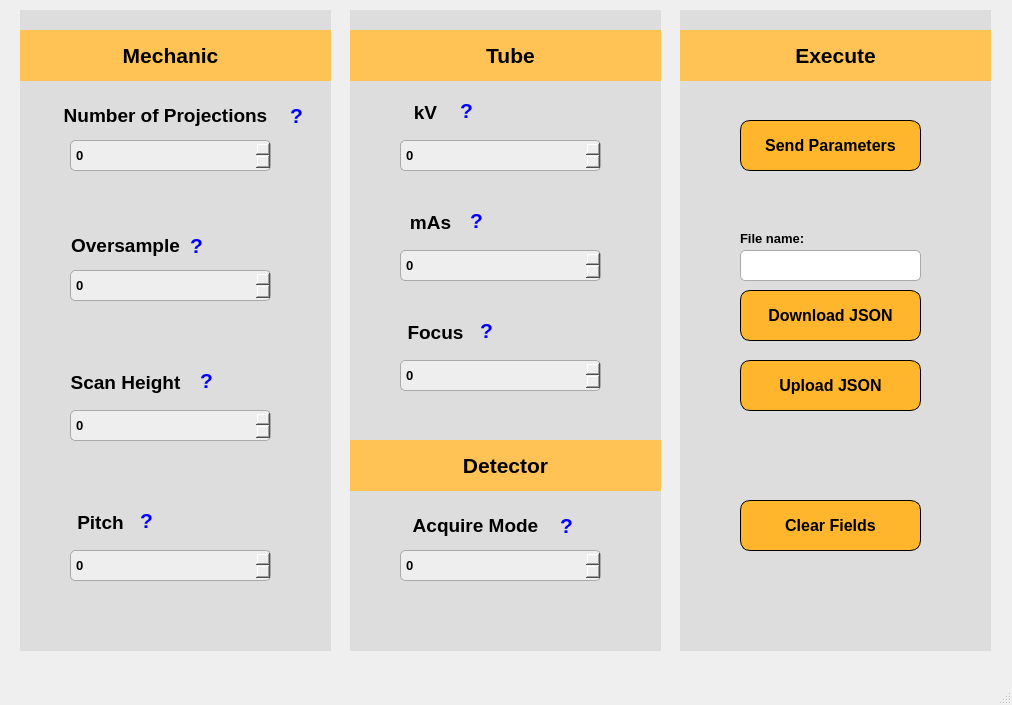
<?xml version="1.0" encoding="UTF-8"?>
<ui version="4.0">
 <class>MainWindow</class>
 <widget class="QMainWindow" name="MainWindow">
  <property name="geometry">
   <rect>
    <x>0</x>
    <y>0</y>
    <width>1012</width>
    <height>705</height>
   </rect>
  </property>
  <property name="windowTitle">
   <string>basic_settings</string>
  </property>
  <widget class="QWidget" name="centralwidget">
   <widget class="QWidget" name="background1" native="true">
    <property name="geometry">
     <rect>
      <x>20</x>
      <y>10</y>
      <width>311</width>
      <height>641</height>
     </rect>
    </property>
    <property name="font">
     <font>
      <family>Segoe UI</family>
      <weight>75</weight>
      <bold>true</bold>
     </font>
    </property>
    <property name="styleSheet">
     <string notr="true">background-color: rgb(221, 221, 221)</string>
    </property>
    <widget class="QWidget" name="mechanic_background" native="true">
     <property name="geometry">
      <rect>
       <x>0</x>
       <y>20</y>
       <width>311</width>
       <height>51</height>
      </rect>
     </property>
     <property name="layoutDirection">
      <enum>Qt::LeftToRight</enum>
     </property>
     <property name="autoFillBackground">
      <bool>false</bool>
     </property>
     <property name="styleSheet">
      <string notr="true">QWidget {
    background-color: #ffc355; /* cor de fundo amarela */
    /*border-radius: 10px;*/

}
</string>
     </property>
     <widget class="QLabel" name="mechanic_label">
      <property name="geometry">
       <rect>
        <x>90</x>
        <y>10</y>
        <width>121</width>
        <height>30</height>
       </rect>
      </property>
      <property name="font">
       <font>
        <family>Segoe UI</family>
        <pointsize>16</pointsize>
        <weight>75</weight>
        <bold>true</bold>
       </font>
      </property>
      <property name="layoutDirection">
       <enum>Qt::LeftToRight</enum>
      </property>
      <property name="styleSheet">
       <string notr="true">QLabel {
    border: none;
}
</string>
      </property>
      <property name="text">
       <string>Mechanic</string>
      </property>
      <property name="alignment">
       <set>Qt::AlignCenter</set>
      </property>
      <property name="wordWrap">
       <bool>false</bool>
      </property>
     </widget>
    </widget>
    <widget class="QLabel" name="number_of_projections">
     <property name="geometry">
      <rect>
       <x>30</x>
       <y>90</y>
       <width>231</width>
       <height>31</height>
      </rect>
     </property>
     <property name="minimumSize">
      <size>
       <width>225</width>
       <height>0</height>
      </size>
     </property>
     <property name="font">
      <font>
       <family>Segoe UI</family>
       <pointsize>14</pointsize>
       <weight>75</weight>
       <bold>true</bold>
      </font>
     </property>
     <property name="layoutDirection">
      <enum>Qt::LeftToRight</enum>
     </property>
     <property name="styleSheet">
      <string notr="true">QLabel {
    border: none;
}
</string>
     </property>
     <property name="text">
      <string>Number of Projections</string>
     </property>
     <property name="alignment">
      <set>Qt::AlignCenter</set>
     </property>
     <property name="wordWrap">
      <bool>false</bool>
     </property>
    </widget>
    <widget class="QLabel" name="oversample">
     <property name="geometry">
      <rect>
       <x>40</x>
       <y>220</y>
       <width>131</width>
       <height>31</height>
      </rect>
     </property>
     <property name="font">
      <font>
       <family>Segoe UI</family>
       <pointsize>14</pointsize>
       <weight>75</weight>
       <bold>true</bold>
      </font>
     </property>
     <property name="layoutDirection">
      <enum>Qt::LeftToRight</enum>
     </property>
     <property name="styleSheet">
      <string notr="true">QLabel {
    border: none;
}
</string>
     </property>
     <property name="text">
      <string>Oversample</string>
     </property>
     <property name="alignment">
      <set>Qt::AlignCenter</set>
     </property>
     <property name="wordWrap">
      <bool>false</bool>
     </property>
    </widget>
    <widget class="QLabel" name="scan_height">
     <property name="geometry">
      <rect>
       <x>40</x>
       <y>350</y>
       <width>131</width>
       <height>45</height>
      </rect>
     </property>
     <property name="minimumSize">
      <size>
       <width>0</width>
       <height>45</height>
      </size>
     </property>
     <property name="font">
      <font>
       <family>Segoe UI</family>
       <pointsize>14</pointsize>
       <weight>75</weight>
       <bold>true</bold>
      </font>
     </property>
     <property name="layoutDirection">
      <enum>Qt::LeftToRight</enum>
     </property>
     <property name="styleSheet">
      <string notr="true">QLabel {
    border: none;
}
</string>
     </property>
     <property name="text">
      <string>Scan Height</string>
     </property>
     <property name="alignment">
      <set>Qt::AlignCenter</set>
     </property>
     <property name="wordWrap">
      <bool>false</bool>
     </property>
    </widget>
    <widget class="QLabel" name="pitch">
     <property name="geometry">
      <rect>
       <x>50</x>
       <y>500</y>
       <width>61</width>
       <height>25</height>
      </rect>
     </property>
     <property name="font">
      <font>
       <family>Segoe UI</family>
       <pointsize>14</pointsize>
       <weight>75</weight>
       <bold>true</bold>
      </font>
     </property>
     <property name="layoutDirection">
      <enum>Qt::LeftToRight</enum>
     </property>
     <property name="styleSheet">
      <string notr="true">QLabel {
    border: none;
}
</string>
     </property>
     <property name="text">
      <string>Pitch</string>
     </property>
     <property name="alignment">
      <set>Qt::AlignCenter</set>
     </property>
     <property name="wordWrap">
      <bool>false</bool>
     </property>
    </widget>
    <widget class="QSpinBox" name="input_box1">
     <property name="geometry">
      <rect>
       <x>50</x>
       <y>130</y>
       <width>201</width>
       <height>31</height>
      </rect>
     </property>
     <property name="font">
      <font>
       <family>Segoe UI</family>
       <pointsize>10</pointsize>
       <weight>75</weight>
       <bold>true</bold>
      </font>
     </property>
     <property name="styleSheet">
      <string notr="true">QSpinBox {
    background-color: rgb(238, 238, 238);
    border: 1px solid #a9a9a9;
    border-radius: 5px; 
    padding: 1px 3px; 
}


</string>
     </property>
     <property name="prefix">
      <string/>
     </property>
     <property name="minimum">
      <number>-999999999</number>
     </property>
     <property name="maximum">
      <number>999999999</number>
     </property>
    </widget>
    <widget class="QSpinBox" name="input_box2">
     <property name="geometry">
      <rect>
       <x>50</x>
       <y>260</y>
       <width>201</width>
       <height>31</height>
      </rect>
     </property>
     <property name="font">
      <font>
       <family>Segoe UI</family>
       <pointsize>10</pointsize>
       <weight>75</weight>
       <bold>true</bold>
      </font>
     </property>
     <property name="styleSheet">
      <string notr="true">QSpinBox {
    background-color: rgb(238, 238, 238);
    border: 1px solid #a9a9a9;
    border-radius: 5px; 
    padding: 1px 3px; 
}


</string>
     </property>
     <property name="minimum">
      <number>-999999999</number>
     </property>
     <property name="maximum">
      <number>999999999</number>
     </property>
    </widget>
    <widget class="QSpinBox" name="input_box3">
     <property name="geometry">
      <rect>
       <x>50</x>
       <y>400</y>
       <width>201</width>
       <height>31</height>
      </rect>
     </property>
     <property name="font">
      <font>
       <family>Segoe UI</family>
       <pointsize>10</pointsize>
       <weight>75</weight>
       <bold>true</bold>
      </font>
     </property>
     <property name="styleSheet">
      <string notr="true">QSpinBox {
    background-color: rgb(238, 238, 238);
    border: 1px solid #a9a9a9;
    border-radius: 5px; 
    padding: 1px 3px; 
}


</string>
     </property>
     <property name="minimum">
      <number>-999999999</number>
     </property>
     <property name="maximum">
      <number>999999999</number>
     </property>
    </widget>
    <widget class="QSpinBox" name="input_box4">
     <property name="geometry">
      <rect>
       <x>50</x>
       <y>540</y>
       <width>201</width>
       <height>31</height>
      </rect>
     </property>
     <property name="font">
      <font>
       <family>Segoe UI</family>
       <pointsize>10</pointsize>
       <weight>75</weight>
       <bold>true</bold>
      </font>
     </property>
     <property name="styleSheet">
      <string notr="true">QSpinBox {
    background-color: rgb(238, 238, 238);
    border: 1px solid #a9a9a9;
    border-radius: 5px; 
    padding: 1px 3px; 
}


</string>
     </property>
     <property name="minimum">
      <number>-999999999</number>
     </property>
     <property name="maximum">
      <number>999999999</number>
     </property>
    </widget>
    <widget class="QLabel" name="label_pitch">
     <property name="geometry">
      <rect>
       <x>120</x>
       <y>500</y>
       <width>20</width>
       <height>21</height>
      </rect>
     </property>
     <property name="font">
      <font>
       <family>Segoe UI</family>
       <pointsize>16</pointsize>
       <weight>75</weight>
       <bold>true</bold>
      </font>
     </property>
     <property name="styleSheet">
      <string notr="true">  color: blue; </string>
     </property>
     <property name="text">
      <string>?</string>
     </property>
    </widget>
    <widget class="QLabel" name="label_scan_height">
     <property name="geometry">
      <rect>
       <x>180</x>
       <y>360</y>
       <width>20</width>
       <height>21</height>
      </rect>
     </property>
     <property name="font">
      <font>
       <family>Segoe UI</family>
       <pointsize>16</pointsize>
       <weight>75</weight>
       <bold>true</bold>
      </font>
     </property>
     <property name="styleSheet">
      <string notr="true">  color: blue; </string>
     </property>
     <property name="text">
      <string>?</string>
     </property>
    </widget>
    <widget class="QLabel" name="label_oversample">
     <property name="geometry">
      <rect>
       <x>170</x>
       <y>220</y>
       <width>20</width>
       <height>31</height>
      </rect>
     </property>
     <property name="font">
      <font>
       <family>Segoe UI</family>
       <pointsize>16</pointsize>
       <weight>75</weight>
       <bold>true</bold>
      </font>
     </property>
     <property name="styleSheet">
      <string notr="true">  color: blue; </string>
     </property>
     <property name="text">
      <string>?</string>
     </property>
    </widget>
    <widget class="QLabel" name="label_number_of_projections">
     <property name="geometry">
      <rect>
       <x>270</x>
       <y>90</y>
       <width>20</width>
       <height>31</height>
      </rect>
     </property>
     <property name="font">
      <font>
       <family>Segoe UI</family>
       <pointsize>16</pointsize>
       <weight>75</weight>
       <bold>true</bold>
      </font>
     </property>
     <property name="styleSheet">
      <string notr="true">  color: blue; </string>
     </property>
     <property name="text">
      <string>?</string>
     </property>
    </widget>
   </widget>
   <widget class="QWidget" name="background2" native="true">
    <property name="geometry">
     <rect>
      <x>350</x>
      <y>10</y>
      <width>311</width>
      <height>641</height>
     </rect>
    </property>
    <property name="styleSheet">
     <string notr="true">background-color: rgb(221, 221, 221)</string>
    </property>
    <widget class="QWidget" name="tube_background" native="true">
     <property name="geometry">
      <rect>
       <x>0</x>
       <y>20</y>
       <width>311</width>
       <height>51</height>
      </rect>
     </property>
     <property name="layoutDirection">
      <enum>Qt::LeftToRight</enum>
     </property>
     <property name="autoFillBackground">
      <bool>false</bool>
     </property>
     <property name="styleSheet">
      <string notr="true">QWidget {
    background-color: #ffc355; /* cor de fundo amarela */
    /*border-radius: 10px;*/

}
</string>
     </property>
     <widget class="QLabel" name="tube_label">
      <property name="geometry">
       <rect>
        <x>120</x>
        <y>10</y>
        <width>81</width>
        <height>30</height>
       </rect>
      </property>
      <property name="font">
       <font>
        <family>Segoe UI</family>
        <pointsize>16</pointsize>
        <weight>75</weight>
        <bold>true</bold>
       </font>
      </property>
      <property name="layoutDirection">
       <enum>Qt::LeftToRight</enum>
      </property>
      <property name="styleSheet">
       <string notr="true">QLabel {
    border: none;
}
</string>
      </property>
      <property name="text">
       <string>Tube</string>
      </property>
      <property name="alignment">
       <set>Qt::AlignCenter</set>
      </property>
      <property name="wordWrap">
       <bool>false</bool>
      </property>
     </widget>
    </widget>
    <widget class="QWidget" name="detector_background" native="true">
     <property name="geometry">
      <rect>
       <x>0</x>
       <y>430</y>
       <width>311</width>
       <height>51</height>
      </rect>
     </property>
     <property name="layoutDirection">
      <enum>Qt::LeftToRight</enum>
     </property>
     <property name="autoFillBackground">
      <bool>false</bool>
     </property>
     <property name="styleSheet">
      <string notr="true">QWidget {
    background-color: #ffc355; /* cor de fundo amarela */
    /*border-radius: 10px;*/

}
</string>
     </property>
     <widget class="QLabel" name="detector_label">
      <property name="geometry">
       <rect>
        <x>100</x>
        <y>10</y>
        <width>111</width>
        <height>30</height>
       </rect>
      </property>
      <property name="font">
       <font>
        <family>Segoe UI</family>
        <pointsize>16</pointsize>
        <weight>75</weight>
        <bold>true</bold>
       </font>
      </property>
      <property name="layoutDirection">
       <enum>Qt::LeftToRight</enum>
      </property>
      <property name="styleSheet">
       <string notr="true">QLabel {
    border: none;
}
</string>
      </property>
      <property name="text">
       <string>Detector</string>
      </property>
      <property name="alignment">
       <set>Qt::AlignCenter</set>
      </property>
      <property name="wordWrap">
       <bool>false</bool>
      </property>
     </widget>
    </widget>
    <widget class="QSpinBox" name="input_box5">
     <property name="geometry">
      <rect>
       <x>50</x>
       <y>130</y>
       <width>201</width>
       <height>31</height>
      </rect>
     </property>
     <property name="font">
      <font>
       <family>Segoe UI</family>
       <pointsize>10</pointsize>
       <weight>75</weight>
       <bold>true</bold>
      </font>
     </property>
     <property name="styleSheet">
      <string notr="true">QSpinBox {
    background-color: rgb(238, 238, 238);
    border: 1px solid #a9a9a9;
    border-radius: 5px; 
    padding: 1px 3px; 
}


</string>
     </property>
     <property name="minimum">
      <number>-999999999</number>
     </property>
     <property name="maximum">
      <number>999999999</number>
     </property>
    </widget>
    <widget class="QLabel" name="kv">
     <property name="geometry">
      <rect>
       <x>50</x>
       <y>90</y>
       <width>51</width>
       <height>25</height>
      </rect>
     </property>
     <property name="font">
      <font>
       <family>Segoe UI</family>
       <pointsize>14</pointsize>
       <weight>75</weight>
       <bold>true</bold>
      </font>
     </property>
     <property name="layoutDirection">
      <enum>Qt::LeftToRight</enum>
     </property>
     <property name="styleSheet">
      <string notr="true">QLabel {
    border: none;
}
</string>
     </property>
     <property name="text">
      <string>kV</string>
     </property>
     <property name="alignment">
      <set>Qt::AlignCenter</set>
     </property>
     <property name="wordWrap">
      <bool>false</bool>
     </property>
    </widget>
    <widget class="QLabel" name="mas">
     <property name="geometry">
      <rect>
       <x>50</x>
       <y>200</y>
       <width>61</width>
       <height>25</height>
      </rect>
     </property>
     <property name="font">
      <font>
       <family>Segoe UI</family>
       <pointsize>14</pointsize>
       <weight>75</weight>
       <bold>true</bold>
      </font>
     </property>
     <property name="layoutDirection">
      <enum>Qt::LeftToRight</enum>
     </property>
     <property name="styleSheet">
      <string notr="true">QLabel {
    border: none;
}
</string>
     </property>
     <property name="text">
      <string>mAs</string>
     </property>
     <property name="alignment">
      <set>Qt::AlignCenter</set>
     </property>
     <property name="wordWrap">
      <bool>false</bool>
     </property>
    </widget>
    <widget class="QSpinBox" name="input_box6">
     <property name="geometry">
      <rect>
       <x>50</x>
       <y>240</y>
       <width>201</width>
       <height>31</height>
      </rect>
     </property>
     <property name="font">
      <font>
       <family>Segoe UI</family>
       <pointsize>10</pointsize>
       <weight>75</weight>
       <bold>true</bold>
      </font>
     </property>
     <property name="styleSheet">
      <string notr="true">QSpinBox {
    background-color: rgb(238, 238, 238);
    border: 1px solid #a9a9a9;
    border-radius: 5px; 
    padding: 1px 3px; 
}


</string>
     </property>
     <property name="minimum">
      <number>-999999999</number>
     </property>
     <property name="maximum">
      <number>999999999</number>
     </property>
    </widget>
    <widget class="QLabel" name="focus">
     <property name="geometry">
      <rect>
       <x>50</x>
       <y>300</y>
       <width>71</width>
       <height>45</height>
      </rect>
     </property>
     <property name="minimumSize">
      <size>
       <width>0</width>
       <height>45</height>
      </size>
     </property>
     <property name="font">
      <font>
       <family>Segoe UI</family>
       <pointsize>14</pointsize>
       <weight>75</weight>
       <bold>true</bold>
      </font>
     </property>
     <property name="layoutDirection">
      <enum>Qt::LeftToRight</enum>
     </property>
     <property name="styleSheet">
      <string notr="true">QLabel {
    border: none;
}
</string>
     </property>
     <property name="text">
      <string>Focus</string>
     </property>
     <property name="alignment">
      <set>Qt::AlignCenter</set>
     </property>
     <property name="wordWrap">
      <bool>false</bool>
     </property>
    </widget>
    <widget class="QSpinBox" name="input_box7">
     <property name="geometry">
      <rect>
       <x>50</x>
       <y>350</y>
       <width>201</width>
       <height>31</height>
      </rect>
     </property>
     <property name="font">
      <font>
       <family>Segoe UI</family>
       <pointsize>10</pointsize>
       <weight>75</weight>
       <bold>true</bold>
      </font>
     </property>
     <property name="styleSheet">
      <string notr="true">QSpinBox {
    background-color: rgb(238, 238, 238);
    border: 1px solid #a9a9a9;
    border-radius: 5px; 
    padding: 1px 3px; 
}


</string>
     </property>
     <property name="minimum">
      <number>-999999999</number>
     </property>
     <property name="maximum">
      <number>999999999</number>
     </property>
    </widget>
    <widget class="QLabel" name="acquire_mode">
     <property name="geometry">
      <rect>
       <x>50</x>
       <y>500</y>
       <width>151</width>
       <height>31</height>
      </rect>
     </property>
     <property name="font">
      <font>
       <family>Segoe UI</family>
       <pointsize>14</pointsize>
       <weight>75</weight>
       <bold>true</bold>
      </font>
     </property>
     <property name="layoutDirection">
      <enum>Qt::LeftToRight</enum>
     </property>
     <property name="styleSheet">
      <string notr="true">QLabel {
    border: none;
}
</string>
     </property>
     <property name="text">
      <string>Acquire Mode</string>
     </property>
     <property name="alignment">
      <set>Qt::AlignCenter</set>
     </property>
     <property name="wordWrap">
      <bool>false</bool>
     </property>
    </widget>
    <widget class="QSpinBox" name="input_box8">
     <property name="geometry">
      <rect>
       <x>50</x>
       <y>540</y>
       <width>201</width>
       <height>31</height>
      </rect>
     </property>
     <property name="font">
      <font>
       <family>Segoe UI</family>
       <pointsize>10</pointsize>
       <weight>75</weight>
       <bold>true</bold>
      </font>
     </property>
     <property name="styleSheet">
      <string notr="true">QSpinBox {
    background-color: rgb(238, 238, 238);
    border: 1px solid #a9a9a9;
    border-radius: 5px; 
    padding: 1px 3px; 
}


</string>
     </property>
     <property name="minimum">
      <number>-999999999</number>
     </property>
     <property name="maximum">
      <number>999999999</number>
     </property>
    </widget>
    <widget class="QLabel" name="label_kv">
     <property name="geometry">
      <rect>
       <x>110</x>
       <y>90</y>
       <width>20</width>
       <height>21</height>
      </rect>
     </property>
     <property name="font">
      <font>
       <family>Segoe UI</family>
       <pointsize>16</pointsize>
       <weight>75</weight>
       <bold>true</bold>
      </font>
     </property>
     <property name="styleSheet">
      <string notr="true">  color: blue; </string>
     </property>
     <property name="text">
      <string>?</string>
     </property>
    </widget>
    <widget class="QLabel" name="label_mas">
     <property name="geometry">
      <rect>
       <x>120</x>
       <y>200</y>
       <width>20</width>
       <height>21</height>
      </rect>
     </property>
     <property name="font">
      <font>
       <family>Segoe UI</family>
       <pointsize>16</pointsize>
       <weight>75</weight>
       <bold>true</bold>
      </font>
     </property>
     <property name="styleSheet">
      <string notr="true">  color: blue; </string>
     </property>
     <property name="text">
      <string>?</string>
     </property>
    </widget>
    <widget class="QLabel" name="label_focus">
     <property name="geometry">
      <rect>
       <x>130</x>
       <y>310</y>
       <width>20</width>
       <height>21</height>
      </rect>
     </property>
     <property name="font">
      <font>
       <family>Segoe UI</family>
       <pointsize>16</pointsize>
       <weight>75</weight>
       <bold>true</bold>
      </font>
     </property>
     <property name="styleSheet">
      <string notr="true">  color: blue; </string>
     </property>
     <property name="text">
      <string>?</string>
     </property>
    </widget>
    <widget class="QLabel" name="label_acquire_mode">
     <property name="geometry">
      <rect>
       <x>210</x>
       <y>500</y>
       <width>20</width>
       <height>31</height>
      </rect>
     </property>
     <property name="font">
      <font>
       <family>Segoe UI</family>
       <pointsize>16</pointsize>
       <weight>75</weight>
       <bold>true</bold>
      </font>
     </property>
     <property name="styleSheet">
      <string notr="true">  color: blue; </string>
     </property>
     <property name="text">
      <string>?</string>
     </property>
    </widget>
   </widget>
   <widget class="QWidget" name="background3" native="true">
    <property name="geometry">
     <rect>
      <x>680</x>
      <y>10</y>
      <width>311</width>
      <height>641</height>
     </rect>
    </property>
    <property name="styleSheet">
     <string notr="true">background-color: rgb(221, 221, 221)</string>
    </property>
    <widget class="QWidget" name="execute_background" native="true">
     <property name="geometry">
      <rect>
       <x>0</x>
       <y>20</y>
       <width>311</width>
       <height>51</height>
      </rect>
     </property>
     <property name="layoutDirection">
      <enum>Qt::LeftToRight</enum>
     </property>
     <property name="autoFillBackground">
      <bool>false</bool>
     </property>
     <property name="styleSheet">
      <string notr="true">QWidget {
    background-color: #ffc355; /* cor de fundo amarela */
    /*border-radius: 10px;*/

}
</string>
     </property>
     <widget class="QLabel" name="execute_label">
      <property name="geometry">
       <rect>
        <x>100</x>
        <y>10</y>
        <width>111</width>
        <height>30</height>
       </rect>
      </property>
      <property name="minimumSize">
       <size>
        <width>100</width>
        <height>0</height>
       </size>
      </property>
      <property name="font">
       <font>
        <family>Segoe UI</family>
        <pointsize>16</pointsize>
        <weight>75</weight>
        <bold>true</bold>
       </font>
      </property>
      <property name="layoutDirection">
       <enum>Qt::LeftToRight</enum>
      </property>
      <property name="styleSheet">
       <string notr="true">QLabel {
    border: none;
}
</string>
      </property>
      <property name="text">
       <string>Execute</string>
      </property>
      <property name="alignment">
       <set>Qt::AlignCenter</set>
      </property>
      <property name="wordWrap">
       <bool>false</bool>
      </property>
     </widget>
    </widget>
    <widget class="QPushButton" name="send_parameters">
     <property name="geometry">
      <rect>
       <x>60</x>
       <y>110</y>
       <width>181</width>
       <height>51</height>
      </rect>
     </property>
     <property name="font">
      <font>
       <family>Segoe UI</family>
       <pointsize>12</pointsize>
       <weight>75</weight>
       <bold>true</bold>
      </font>
     </property>
     <property name="styleSheet">
      <string notr="true">QPushButton {
    background-color: #FFB62D;
    border-radius: 10px;
    border: 1px solid black;
}

QPushButton:hover {
    background-color: #FFA500;
}

QPushButton:pressed {
    background-color: #FFB62D;
    padding-left: 1px;
    padding-top: 1px;
}
</string>
     </property>
     <property name="text">
      <string>Send Parameters</string>
     </property>
    </widget>
    <widget class="QPushButton" name="download_json">
     <property name="geometry">
      <rect>
       <x>60</x>
       <y>280</y>
       <width>181</width>
       <height>51</height>
      </rect>
     </property>
     <property name="font">
      <font>
       <family>Segoe UI</family>
       <pointsize>12</pointsize>
       <weight>75</weight>
       <bold>true</bold>
      </font>
     </property>
     <property name="styleSheet">
      <string notr="true">QPushButton {
    background-color: #FFB62D;
    border-radius: 10px;
    border: 1px solid black;
}

QPushButton:hover {
    background-color: #FFA500;
}

QPushButton:pressed {
    background-color: #FFB62D;
    padding-left: 1px;
    padding-top: 1px;
}
</string>
     </property>
     <property name="text">
      <string>Download JSON</string>
     </property>
    </widget>
    <widget class="QPushButton" name="upload_json">
     <property name="geometry">
      <rect>
       <x>60</x>
       <y>350</y>
       <width>181</width>
       <height>51</height>
      </rect>
     </property>
     <property name="font">
      <font>
       <family>Segoe UI</family>
       <pointsize>12</pointsize>
       <weight>75</weight>
       <bold>true</bold>
      </font>
     </property>
     <property name="styleSheet">
      <string notr="true">QPushButton {
    background-color: #FFB62D;
    border-radius: 10px;
    border: 1px solid black;
}

QPushButton:hover {
    background-color: #FFA500;
}

QPushButton:pressed {
    background-color: #FFB62D;
    padding-left: 1px;
    padding-top: 1px;
}
</string>
     </property>
     <property name="text">
      <string>Upload JSON</string>
     </property>
    </widget>
    <widget class="QPushButton" name="clear_fields">
     <property name="geometry">
      <rect>
       <x>60</x>
       <y>490</y>
       <width>181</width>
       <height>51</height>
      </rect>
     </property>
     <property name="font">
      <font>
       <family>Segoe UI</family>
       <pointsize>12</pointsize>
       <weight>75</weight>
       <bold>true</bold>
      </font>
     </property>
     <property name="styleSheet">
      <string notr="true">QPushButton {
    background-color: #FFB62D;
    border-radius: 10px;
    border: 1px solid black;
}

QPushButton:hover {
    background-color: #FFA500;
}

QPushButton:pressed {
    background-color: #FFB62D;
    padding-left: 1px;
    padding-top: 1px;
}
</string>
     </property>
     <property name="text">
      <string>Clear Fields</string>
     </property>
    </widget>
    <widget class="QLabel" name="file_name">
     <property name="geometry">
      <rect>
       <x>60</x>
       <y>220</y>
       <width>90</width>
       <height>16</height>
      </rect>
     </property>
     <property name="minimumSize">
      <size>
       <width>90</width>
       <height>0</height>
      </size>
     </property>
     <property name="font">
      <font>
       <family>Segoe UI</family>
       <pointsize>10</pointsize>
       <weight>75</weight>
       <bold>true</bold>
      </font>
     </property>
     <property name="text">
      <string>File name:</string>
     </property>
    </widget>
    <widget class="QLineEdit" name="file_name_input">
     <property name="geometry">
      <rect>
       <x>60</x>
       <y>240</y>
       <width>181</width>
       <height>31</height>
      </rect>
     </property>
     <property name="styleSheet">
      <string notr="true">QLineEdit {
    background-color: white; /* Define o fundo como branco */
    border: 1px solid #a9a9a9; /* Define uma borda sólida com cor cinza */
    border-radius: 5px; /* Cantos arredondados com raio de 5px */
    padding: 1px 3px; /* Espaçamento interno para o texto não tocar a borda */
}
</string>
     </property>
    </widget>
   </widget>
  </widget>
  <widget class="QMenuBar" name="menubar">
   <property name="geometry">
    <rect>
     <x>0</x>
     <y>0</y>
     <width>1012</width>
     <height>21</height>
    </rect>
   </property>
  </widget>
  <widget class="QStatusBar" name="statusbar"/>
 </widget>
 <resources/>
 <connections/>
</ui>
